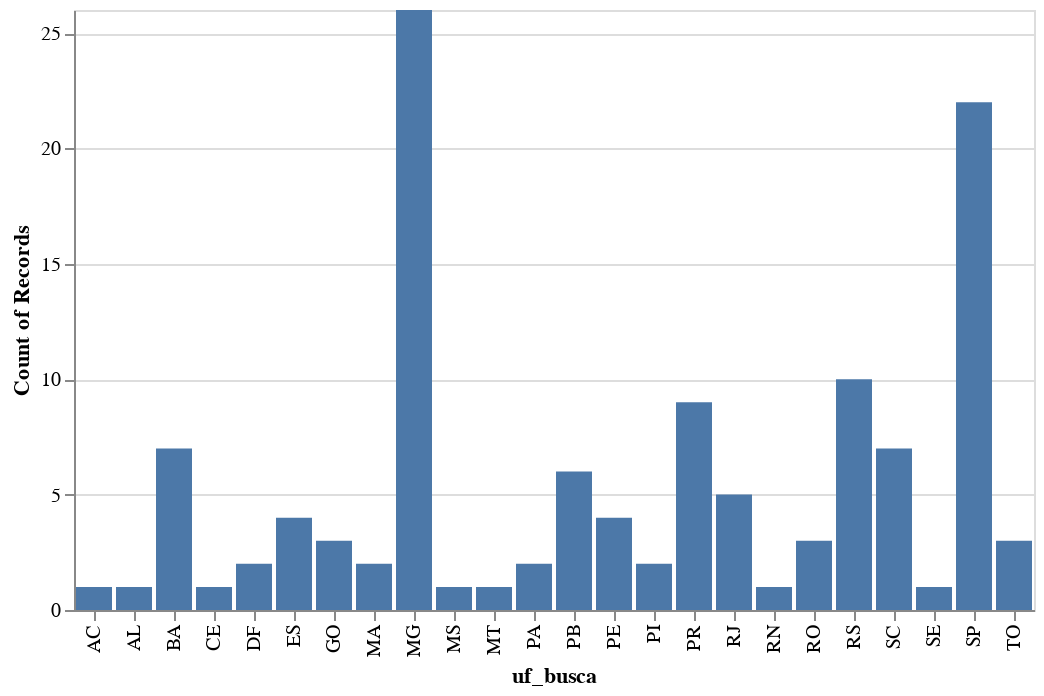

This figure's notebook cell:
### Markdown cell above
## Número de cursos por estado

### Code cell
alt.Chart(medicina).mark_bar().encode(
    x = alt.X('uf_busca'),
    y = 'count()'
)
